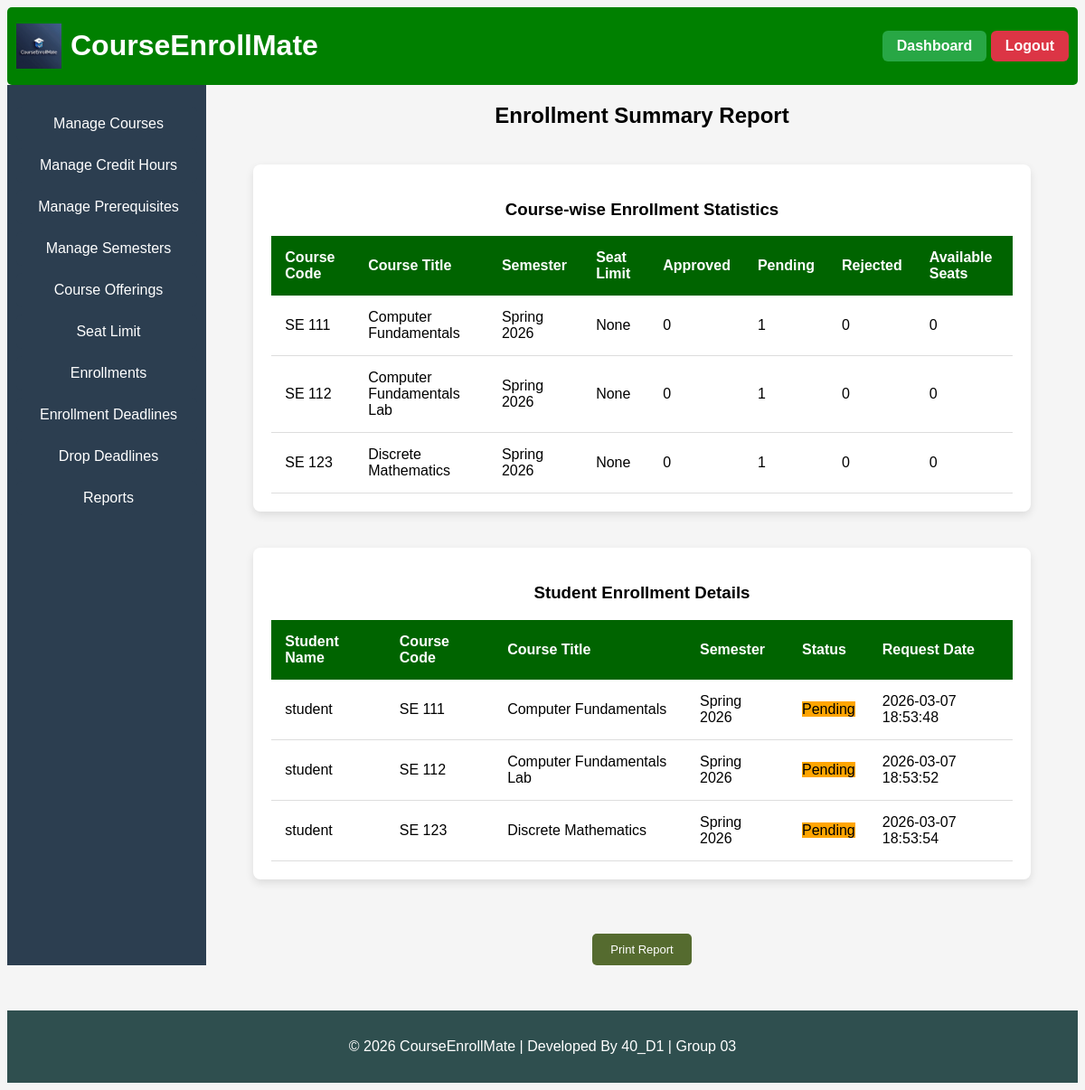
The page /enrollment_report (signed in) on the database as committed earlier.
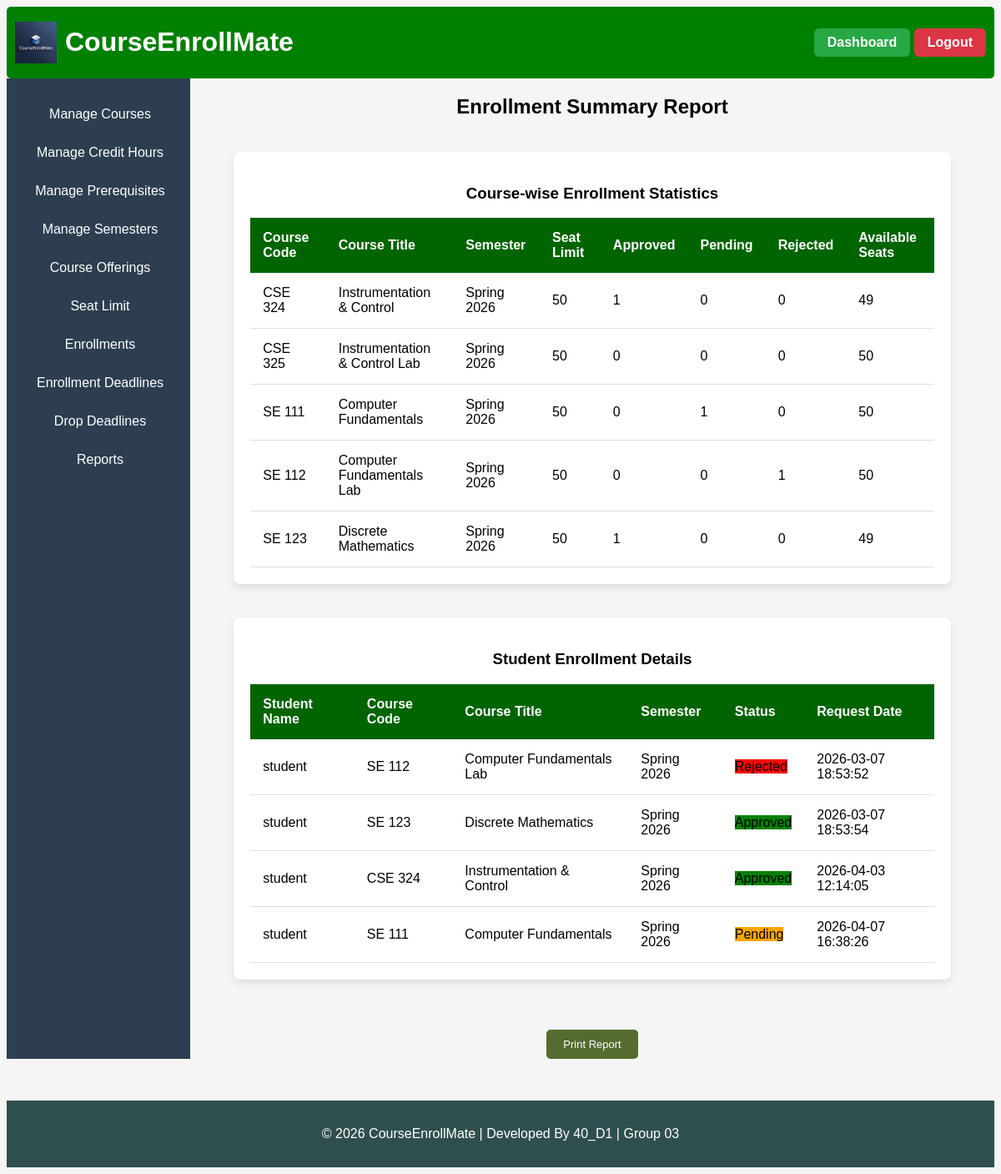
The same page on the database as committed later.
### tables this page shows
CREATE TABLE courses (
    id INTEGER PRIMARY KEY AUTOINCREMENT,
    course_code TEXT UNIQUE NOT NULL,
    course_title TEXT NOT NULL,
    course_description TEXT,
    credit_hours INTEGER NOT NULL,
    created_at TIMESTAMP DEFAULT CURRENT_TIMESTAMP
);

CREATE TABLE enrollment_requests (
    id INTEGER PRIMARY KEY AUTOINCREMENT,
    student_id INTEGER NOT NULL,
    offering_id INTEGER NOT NULL,
    request_date TIMESTAMP DEFAULT CURRENT_TIMESTAMP,
    status TEXT CHECK(status IN ('pending','approved','rejected')) DEFAULT 'pending', rejection_reason TEXT,
    FOREIGN KEY (student_id) REFERENCES users(id),
    FOREIGN KEY (offering_id) REFERENCES course_offerings(id)
);

CREATE TABLE users (
    id INTEGER PRIMARY KEY AUTOINCREMENT,
    full_name TEXT NOT NULL,
    email TEXT UNIQUE NOT NULL,
    password TEXT NOT NULL,
    role TEXT DEFAULT 'student'
);

CREATE TABLE semesters (
    id INTEGER PRIMARY KEY AUTOINCREMENT,
    semester_name TEXT NOT NULL,
    start_date TEXT,
    end_date TEXT,
    status TEXT CHECK(status IN ('active','inactive')) DEFAULT 'inactive'
);

CREATE TABLE course_offerings (
    id INTEGER PRIMARY KEY AUTOINCREMENT,
    course_id INTEGER NOT NULL,
    semester_id INTEGER NOT NULL,
    max_seats INTEGER,
    FOREIGN KEY (course_id) REFERENCES courses(id),
    FOREIGN KEY (semester_id) REFERENCES semesters(id)
);

### app.py (the view)
@app.route("/enrollment_report")
@login_required
@role_required("admin")
def enrollment_report():
    conn = get_db_connection()
    course_summary = conn.execute("""
        SELECT
            c.course_code,
            c.course_title,
            s.semester_name,
            co.max_seats,

            SUM(CASE WHEN er.status = 'approved' THEN 1 ELSE 0 END) AS approved_count,
            SUM(CASE WHEN er.status = 'pending' THEN 1 ELSE 0 END) AS pending_count,
            SUM(CASE WHEN er.status = 'rejected' THEN 1 ELSE 0 END) AS rejected_count

        FROM course_offerings co
        JOIN courses c ON co.course_id = c.id
        JOIN semesters s ON co.semester_id = s.id
        LEFT JOIN enrollment_requests er ON er.offering_id = co.id

        GROUP BY co.id
        ORDER BY s.semester_name, c.course_code
    """).fetchall()
    student_details = conn.execute("""
        SELECT
            u.full_name AS student_name,
            c.course_code,
            c.course_title,
            s.semester_name,
            er.status,
            er.request_date
        FROM enrollment_requests er
        JOIN users u ON er.student_id = u.id
        JOIN course_offerings co ON er.offering_id = co.id
        JOIN courses c ON co.course_id = c.id
        JOIN semesters s ON co.semester_id = s.id
        ORDER BY u.full_name
    """).fetchall()
    conn.close()
    return render_template(
        "enrollment_report.html",
        course_summary=course_summary,
        student_details=student_details
    )

### app.py (called while the page is built)
def get_db_connection():
    BASE_DIR = os.path.dirname(os.path.abspath(__file__))
    db_path = os.path.join(BASE_DIR, "courseenrollmate.db")
    conn = sqlite3.connect(db_path)
    conn.row_factory = sqlite3.Row
    conn.execute("PRAGMA foreign_keys = ON")
    return conn

### helper.py (called while the page is built)
def login_required(f):
    @wraps(f)
    def decorated_function(*args, **kwargs):
        if "username" not in session:
            return redirect("/login")
        return f(*args, **kwargs)
    return decorated_function

def role_required(role):
    def decorator(f):
        @wraps(f)
        def decorated_function(*args, **kwargs):
            if session.get("role") != role:
                return "403 Forbidden: Unauthorized access"
            return f(*args, **kwargs)
        return decorated_function
    return decorator

### templates/enrollment_report.html
{% extends "base.html" %}
{% block body %}
<h2>Enrollment Summary Report</h2>
<div class="table-container">
    <h3>Course-wise Enrollment Statistics</h3>
    <table>
        <thead>
            <tr>
                <th>Course Code</th>
                <th>Course Title</th>
                <th>Semester</th>
                <th>Seat Limit</th>
                <th>Approved</th>
                <th>Pending</th>
                <th>Rejected</th>
                <th>Available Seats</th>
            </tr>
        </thead>
        {% for c in course_summary %}
        <tbody>
            <tr>
                <td>{{ c.course_code }}</td>
                <td>{{ c.course_title }}</td>
                <td>{{ c.semester_name }}</td>
                <td>{{ c.max_seats }}</td>
                <td>{{ c.approved_count or 0 }}</td>
                <td>{{ c.pending_count or 0 }}</td>
                <td>{{ c.rejected_count or 0 }}</td>
                <td>
                    {{ (c.max_seats or 0) - (c.approved_count or 0) }}
                </td>
            </tr>
        </tbody>
        {% endfor %}
    </table>
</div>
<div class="table-container">
    <h3>Student Enrollment Details</h3>
    <table>
        <thead>
            <tr>
                <th>Student Name</th>
                <th>Course Code</th>
                <th>Course Title</th>
                <th>Semester</th>
                <th>Status</th>
                <th>Request Date</th>
            </tr>
        </thead>
    {% for s in student_details %}
        <tbody>
            <tr>
                <td>{{ s.student_name }}</td>
                <td>{{ s.course_code }}</td>
                <td>{{ s.course_title }}</td>
                <td>{{ s.semester_name }}</td>
                <td>
                    {% if s.status == 'approved' %}
                        <span class="approved">Approved</span>
                    {% elif s.status == 'pending' %}
                        <span class="pending">Pending</span>
                    {% else %}
                        <span class="rejected">Rejected</span>
                    {% endif %}
                </td>
                <td>{{ s.request_date }}</td>
            </tr>
        </tbody>
    {% endfor %}
    </table>
</div>
<button onclick="window.print()" class="print-btn">Print Report</button>
{% endblock %}

Rows that differ between the two databases and show on the page:
no longer on this page (row unchanged): courses: course_code "SE 111", course_title "Computer Fundamentals", semester_name "Spring 2026", max_seats "None", approved_count "0", id "1", rejected_count "0", max_seats "0"
no longer on this page (row unchanged): courses: course_code "SE 112", course_title "Computer Fundamentals Lab", semester_name "Spring 2026", max_seats "None", approved_count "0", credit_hours "1", rejected_count "0", max_seats "0"
no longer on this page (row unchanged): courses: course_code "SE 123", course_title "Discrete Mathematics", semester_name "Spring 2026", max_seats "None", approved_count "0", pending_count "1", rejected_count "0", max_seats "0"
removed enrollment_requests: student_name "student", course_code "SE 111", course_title "Computer Fundamentals", semester_name "Spring 2026", status "Pending", request_date "2026-03-07 18:53:48"
added course_offerings: course_code "CSE 324", course_title "Instrumentation & Control", semester_name "Spring 2026", max_seats "50", approved_count "1", pending_count "0", rejected_count "0", (c.max_seatsor0)-(c.approved_countor0) "49"
added course_offerings: course_code "CSE 325", course_title "Instrumentation & Control Lab", semester_name "Spring 2026", max_seats "50", approved_count "0", pending_count "0", rejected_count "0", (c.max_seatsor0)-(c.approved_countor0) "50"
now on this page (row edited): course_offerings: course_code "SE 111", course_title "Computer Fundamentals", semester_name "Spring 2026", max_seats "50", approved_count "0", pending_count "1", rejected_count "0", (c.max_seatsor0)-(c.approved_countor0) "50"
now on this page (row edited): course_offerings: course_code "SE 112", course_title "Computer Fundamentals Lab", semester_name "Spring 2026", max_seats "50", approved_count "0", pending_count "0", rejected_count "1", (c.max_seatsor0)-(c.approved_countor0) "50"
now on this page (row edited): course_offerings: course_code "SE 123", course_title "Discrete Mathematics", semester_name "Spring 2026", max_seats "50", approved_count "1", pending_count "0", rejected_count "0", (c.max_seatsor0)-(c.approved_countor0) "49"
changed enrollment_requests "SE 112": status "Pending" → "Rejected"
changed enrollment_requests "SE 123": status "Pending" → "Approved"
added enrollment_requests: student_name "student", course_code "CSE 324", course_title "Instrumentation & Control", semester_name "Spring 2026", status "Approved", request_date "2026-04-03 12:14:05"
added enrollment_requests: student_name "student", course_code "SE 111", course_title "Computer Fundamentals", semester_name "Spring 2026", status "Pending", request_date "2026-04-07 16:38:26"
